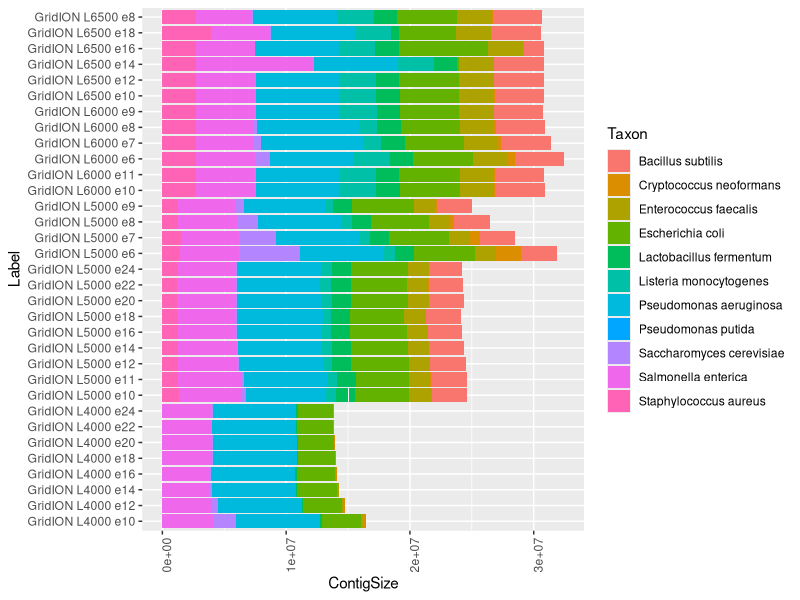
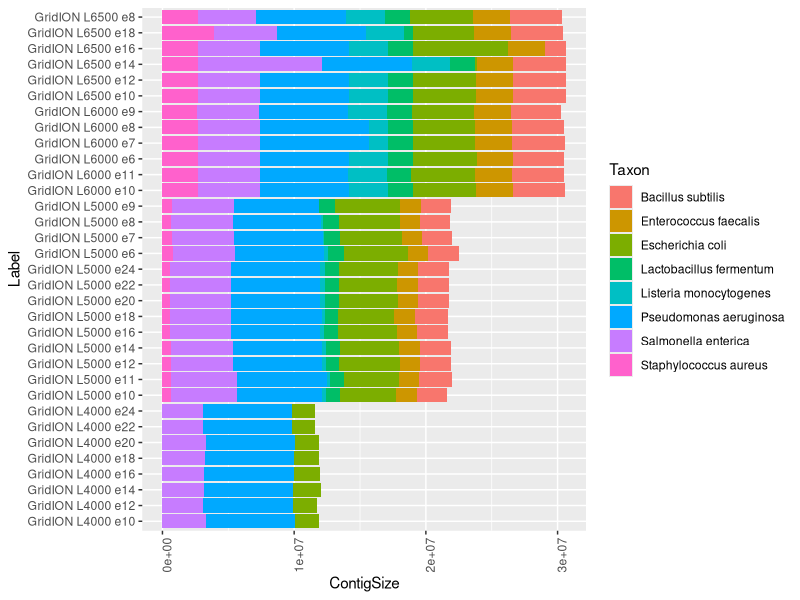
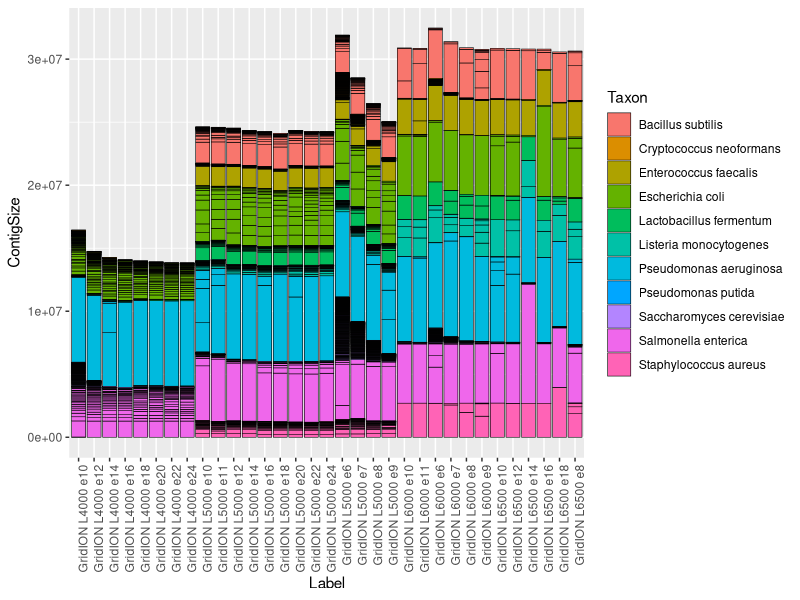
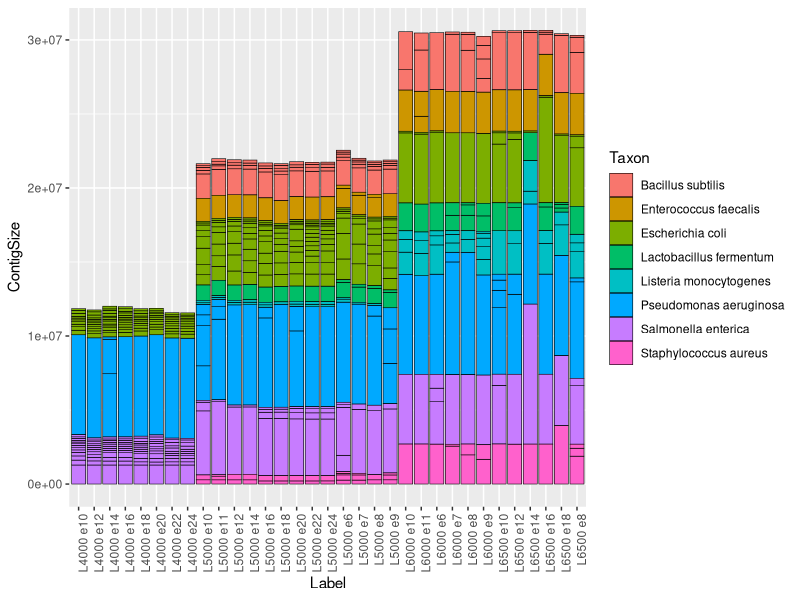

These charts were generated, in order, by the following R code:
## ---- chunk 1
library(tidyverse)
## ---- chunk 2
setwd('~/work/mockcommunity/analysis/wtdbg2')
## ---- chunk 3
assemblies=read_tsv('krakenreport.txt')
## ---- chunk 4
assemblies = assemblies %>% mutate(Label=paste(Platform,Limit,Overlaps))
ggplot(assemblies,aes(x=Label, y=ContigSize, fill=Taxon)) + geom_bar(stat="identity") + coord_flip() + theme(axis.text.x = element_text(angle = 90, hjust = 1))
## ---- chunk 5
assemblies = assemblies %>% mutate(Label=paste(Platform,Limit,Overlaps))
ggplot(assemblies %>% filter(ContigSize>100000),aes(x=Label, y=ContigSize, fill=Taxon)) + geom_bar(stat="identity") + coord_flip() + theme(axis.text.x = element_text(angle = 90, hjust = 1))
## ---- chunk 6
assemblies = assemblies %>% mutate(Label=paste(Platform,Limit,Overlaps))
ggplot(assemblies,aes(x=Label, y=ContigSize, fill=Taxon)) + geom_bar(stat="identity", colour="black", size=0.2) +theme(axis.text.x = element_text(angle = 90, hjust = 1))
## ---- chunk 7
assemblies = assemblies %>% mutate(Label=paste(Limit,Overlaps))

ggplot(assemblies %>% filter(ContigSize>100000),aes(x=Label, y=ContigSize, fill=Taxon)) + geom_bar(stat="identity", colour="black", size=0.2) +theme(axis.text.x = element_text(angle = 90, hjust = 1))
